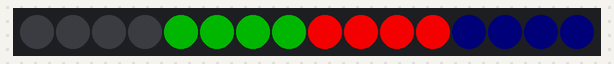
The sketch below on a simulated Arduino Uno, built with avr-gcc and run on an emulated ATmega328P. Shown: 16 RGB LEDs in strip order, left to right. Dim RGB values are drawn brighter than linear; colours are those a GRB WS2812 strip shows for the declared byte order.

Above: at 0.15 s.
At 7.67 s:
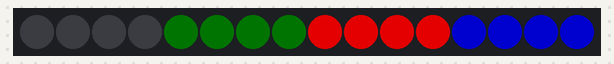
At 15.5 s:
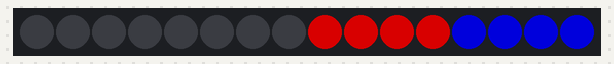
At 19.71 s:
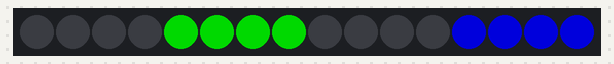
At 29.04 s:
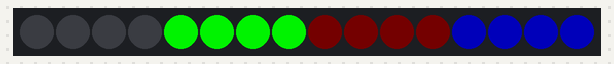
At 38.07 s:
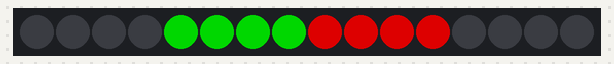

The sketch:

Pass+Color.ino
```cpp
#include "FastLED.h"

#define NUM_LEDS 16
#define DATA_PIN 2
#define TWO_HUNDRED_PI 628
#define TWO_THIRDS_PI 2.094

CRGB leds[NUM_LEDS];

int val1 = 0;
int val2 = 0;
int val3 = 0;

void setup() {
    FastLED.addLeds<WS2812B, DATA_PIN, RGB>(leds, NUM_LEDS);
}

void loop() {
    for(int i=0; i<TWO_HUNDRED_PI; i++){
        val1 = round(255/2.0*(sin(i/100.0)+1));
        val2 = round(255/2.0*(sin(i/100.0+TWO_THIRDS_PI)+1));
        val3 = round(255/2.0*(sin(i/100.0-TWO_THIRDS_PI)+1));

        leds[4] = CHSV(0, 255, val1);
        leds[5] = CHSV(0, 255, val1);
        leds[6] = CHSV(0, 255, val1);
        leds[7] = CHSV(0, 255, val1);
        leds[8] = CHSV(96, 255, val2);
        leds[9] = CHSV(96, 255, val2);
        leds[10] = CHSV(96, 255, val2);
        leds[11] = CHSV(96, 255, val2);
        leds[12] = CHSV(160, 255, val3);
        leds[13] = CHSV(160, 255, val3);
        leds[14] = CHSV(160, 255, val3);
        leds[15] = CHSV(160, 255, val3);

        FastLED.show();

        delay(1);
    }
}
```
